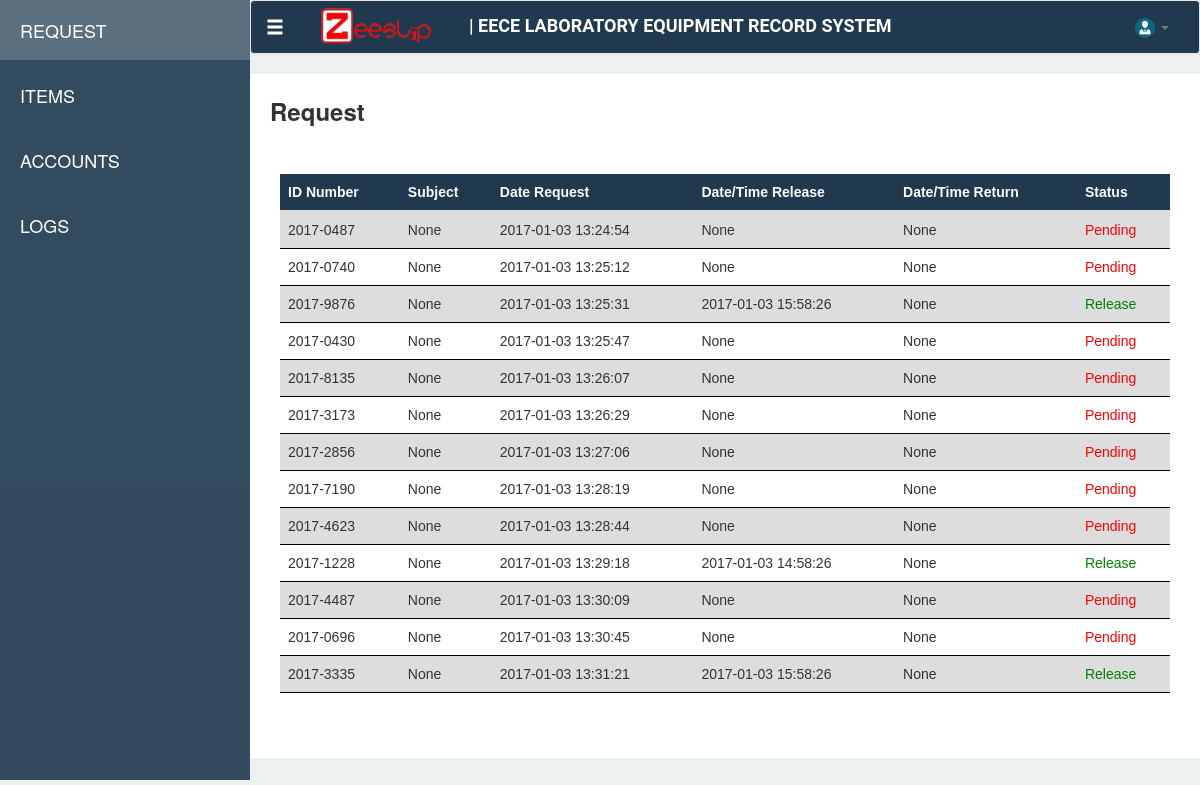
The page /dashboard/request on the database its author committed.
### tables this page shows
CREATE TABLE "Request" ("requestId" INTEGER PRIMARY KEY  NOT NULL ,"idNumber" VARCHAR,"name" VARCHAR,"subject" VARCHAR,"requestDate" DATETIME DEFAULT (datetime(CURRENT_TIMESTAMP,'localtime')) );

### app.py (the view)
    @app.route('/dashboard/request')
    def request():
        con = sqlite3.connect("ZeeSlipv2.sqlite")
        con.row_factory = sqlite3.Row
        cur = con.cursor()
        cur.execute("SELECT Request.requestId, Request.idNumber, Request.name, Request.subject, Request.requestDate, itemId, itemCode, itemName, itemDescription, itemQuantity, itemAvailable, issueDate, returnDate FROM (SELECT BorrowedItem.itemId,itemCode,itemName,itemDescription,BorrowedItem.itemQuantity, COALESCE((Item.itemQuantity - (SELECT SUM(BorrowedItem.itemQuantity) FROM BorrowedItem WHERE Item.itemId = BorrowedItem.itemId AND requestId IN (SELECT BorrowedItem.requestId FROM BorrowedItem WHERE BorrowedItem.issueDate IS NOT NULL AND returnDate IS NULL AND Item.itemId = BorrowedItem.itemId))),Item.itemQuantity) as itemAvailable, BorrowedItem.issueDate,BorrowedItem.returnDate,BorrowedItem.requestId as request FROM BorrowedItem,Item WHERE BorrowedItem.itemId = Item.itemId) LEFT JOIN Request ON request = Request.requestId WHERE returnDate IS NULL GROUP BY requestId")
        rows = cur.fetchall()
        return render_template('modules/request.html', req = rows)

### templates/modules/request.html (shortened to what this page needs)
{% extends "dashboard.html" %}
{% block request %}
<div class="request-page-def">
    <div class="row">
        <div class="col-md-2"><span class="request-text"> Request </span></div>
    </div>
    <br>
    <div  class="row" style="padding: 25px" >
    <div  class="table-responsive">
        <table class="table" id="listRequest" style="cursor: pointer">
        <thead>
            <tr>
                <th>ID Number</th>
                <th>Subject</th>
                <th>Date Request</th>
                <th>Date/Time Release</th>
                <th>Date/Time Return</th>
                <th>Status</th>
            </tr>
            </thead>
        <tbody>
            {% for r in req %}
            <tr data-toggle="modal" data-target="#{{ r[0] }}" onclick="getReq({{ r[0] }})">
                <td>{{ r[1] }}</td>
                <td>{{ r[3] }}</td>
                <td>{{ r[4] }}</td>
                <td>{{ r[11] }}</td>
                <td>{{ r[12] }}</td>
                {% if r[11] == None %}
                <td style="color: red">Pending</td>
                {% else %}
                <td style="color: green">Release</td>
                {% endif %}
            </tr>
            {% endfor %}
            </tbody>
        </table>
        </div>
    </div>
</div>
</div>
{% endblock %}

### static/css/dash.css (style rules this page uses)
body { background-color: #ecf0f1; }
.request-page-def { padding: 20px; background-color: #ffffff; }
.request-text { font-size: 24px; font-weight: bold; }
table { font-family: arial, sans-serif; border-collapse: collapse; width: 100%; }
th { background-color: #20394e; color: white; }
td, th { border-bottom: 1px solid #000000; text-align: left; padding: 8px; }
tr:nth-child(odd) { background-color: #dddddd; }

### rows shown on the page
Request: idNumber "2017-0487", r "None", requestDate "2017-01-03 13:24:54", shows "Pending"
Request: idNumber "2017-0740", r "None", requestDate "2017-01-03 13:25:12", shows "Pending"
Request: idNumber "2017-9876", r "None", requestDate "2017-01-03 13:25:31", r "2017-01-03 15:58:26", shows "Release"
Request: idNumber "2017-0430", r "None", requestDate "2017-01-03 13:25:47", shows "Pending"
Request: idNumber "2017-8135", r "None", requestDate "2017-01-03 13:26:07", shows "Pending"
Request: idNumber "2017-3173", r "None", requestDate "2017-01-03 13:26:29", shows "Pending"
Request: idNumber "2017-2856", r "None", requestDate "2017-01-03 13:27:06", shows "Pending"
Request: idNumber "2017-7190", r "None", requestDate "2017-01-03 13:28:19", shows "Pending"
Request: idNumber "2017-4623", r "None", requestDate "2017-01-03 13:28:44", shows "Pending"
Request: idNumber "2017-1228", r "None", requestDate "2017-01-03 13:29:18", r "2017-01-03 14:58:26", shows "Release"
Request: idNumber "2017-4487", r "None", requestDate "2017-01-03 13:30:09", shows "Pending"
Request: idNumber "2017-0696", r "None", requestDate "2017-01-03 13:30:45", shows "Pending"
Request: idNumber "2017-3335", r "None", requestDate "2017-01-03 13:31:21", r "2017-01-03 15:58:26", shows "Release"
